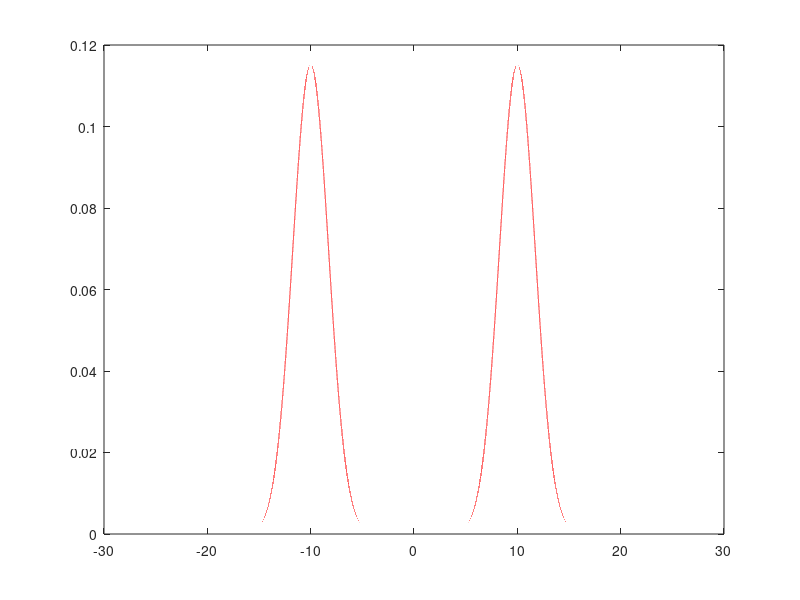

This chart was generated by the following MATLAB code:
function HW6_3d
x=-30:.0001:30;
fun= 0.5*((1/sqrt(2*pi*3)))*exp(-((x+10).^2)/6) + 0.5*(1/(sqrt(2*pi*3)))*exp(-((x-10).^2)/6);
plot(x,fun,'r-')
end